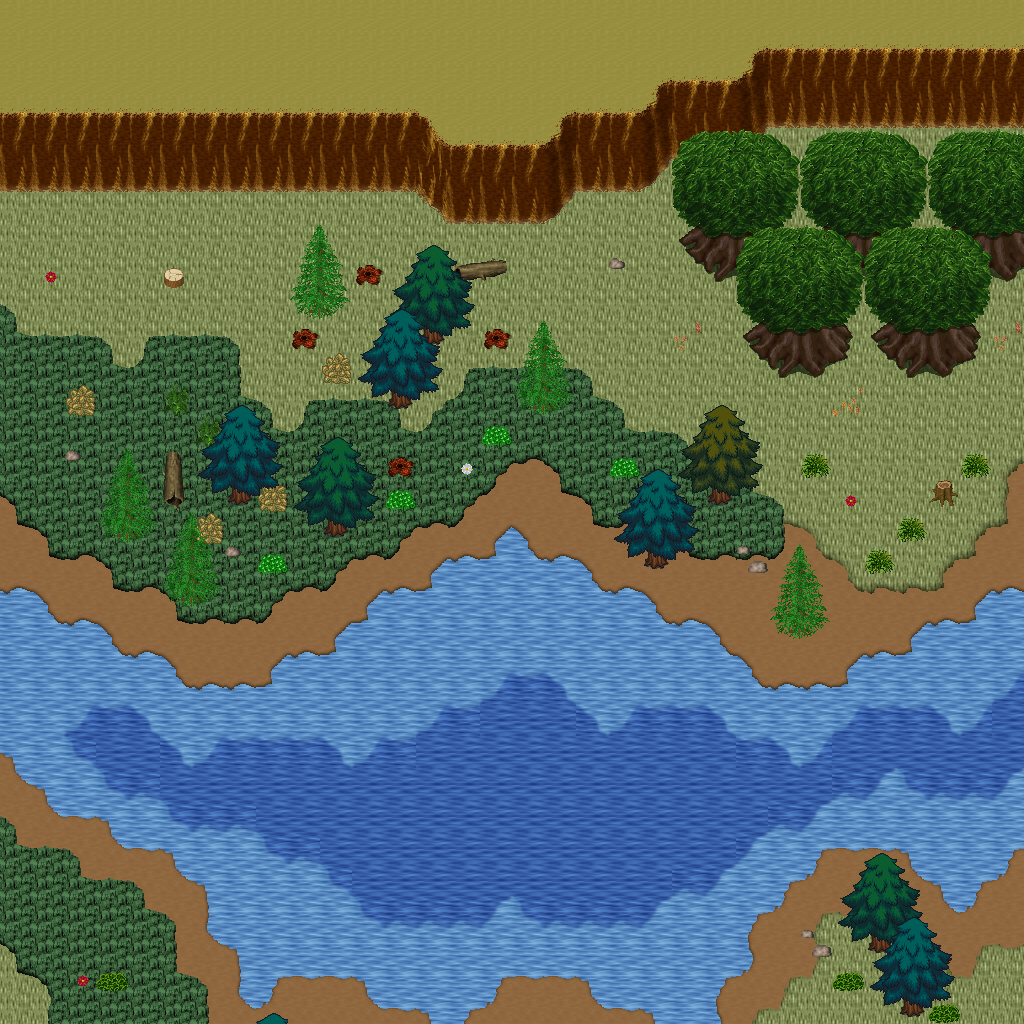

Rendered tile map (Tiled .tmx) drawn with the repository's tilesets; below, a short description and the map source with its tile grids summarised:
An orthogonal 32x32 tile map with 32x32 px tiles, 5 tile layers (Ground, Objects, Objects2, Above, ...), 1 hidden layer not drawn, 48 tilesets.

<map version="1.10" tiledversion="1.11.0" orientation="orthogonal" renderorder="right-down" width="32" height="32" tilewidth="32" tileheight="32" infinite="0" nextlayerid="11" nextobjectid="1">
 <tileset firstgid="1" name="ground_ground" tilewidth="32" tileheight="32" tilecount="33" columns="3">
  <image source="../drawable/ground_ground.png" width="96" height="352" />
 </tileset>
 <tileset firstgid="34" name="ground_ground_2" tilewidth="32" tileheight="32" tilecount="4" columns="4">
  <image source="../drawable/ground_ground_2.png" width="128" height="32" />
 </tileset>
 <tileset firstgid="38" name="ground_ridge_earth_dark" tilewidth="32" tileheight="32" tilecount="96" columns="12">
  <image source="../drawable/ground_ridge_earth_dark.png" width="384" height="256" />
 </tileset>
 <tileset firstgid="134" name="plant_grasses" tilewidth="32" tileheight="32" tilecount="6" columns="3">
  <image source="../drawable/plant_grasses.png" width="96" height="64" />
 </tileset>
 <tileset firstgid="140" name="plant_bush_bushes" tilewidth="32" tileheight="32" tilecount="10" columns="5">
  <image source="../drawable/plant_bush_bushes.png" width="160" height="64" />
 </tileset>
 <tileset firstgid="150" name="plant_flower_daisy_white" tilewidth="32" tileheight="32" tilecount="8" columns="2">
  <image source="../drawable/plant_flower_daisy_white.png" width="64" height="128" />
 </tileset>
 <tileset firstgid="158" name="building_fence_fence_chunky" tilewidth="32" tileheight="32" tilecount="21" columns="3">
  <image source="../drawable/building_fence_fence_chunky.png" width="96" height="224" />
 </tileset>
 <tileset firstgid="179" name="ground_rock_rocks_2" tilewidth="32" tileheight="32" tilecount="4" columns="2">
  <image source="../drawable/ground_rock_rocks_2.png" width="64" height="64" />
 </tileset>
 <tileset firstgid="183" name="building_roof_green" tilewidth="32" tileheight="32" tilecount="20" columns="5">
  <image source="../drawable/building_roof_green.png" width="160" height="128" />
 </tileset>
 <tileset firstgid="203" name="building_wall_wall_brown" tilewidth="32" tileheight="32" tilecount="12" columns="3">
  <image source="../drawable/building_wall_wall_brown.png" width="96" height="128" />
 </tileset>
 <tileset firstgid="215" name="plant_flower_daisy_red" tilewidth="32" tileheight="32" tilecount="8" columns="2">
  <image source="../drawable/plant_flower_daisy_red.png" width="64" height="128" />
 </tileset>
 <tileset firstgid="223" name="item_corpse_huge_animal" tilewidth="32" tileheight="32" tilecount="16" columns="2">
  <image source="../drawable/item_corpse_huge_animal.png" width="64" height="256" />
 </tileset>
 <tileset firstgid="239" name="plant_stump_rectangular" tilewidth="32" tileheight="32" tilecount="4" columns="2">
  <image source="../drawable/plant_stump_rectangular.png" width="64" height="64" />
 </tileset>
 <tileset firstgid="243" name="ground_rock_pebbles" tilewidth="32" tileheight="32" tilecount="3" columns="1">
  <image source="../drawable/ground_rock_pebbles.png" width="32" height="96" />
 </tileset>
 <tileset firstgid="246" name="plant_tree_tree_green" tilewidth="32" tileheight="32" tilecount="88" columns="8">
  <image source="../drawable/plant_tree_tree_green.png" width="256" height="352" />
 </tileset>
 <tileset firstgid="334" name="item_pot_dark_barrel" tilewidth="32" tileheight="32" tilecount="2" columns="1">
  <image source="../drawable/item_pot_dark_barrel.png" width="32" height="64" />
 </tileset>
 <tileset firstgid="336" name="plant_leaves" tilewidth="32" tileheight="32" tilecount="8" columns="4">
  <image source="../drawable/plant_leaves.png" width="128" height="64" />
 </tileset>
 <tileset firstgid="344" name="item_statue_cross" tilewidth="32" tileheight="32" tilecount="1" columns="1">
  <image source="../drawable/item_statue_cross.png" width="32" height="32" />
 </tileset>
 <tileset firstgid="345" name="ground_ladder_vertical_dark" tilewidth="32" tileheight="32" tilecount="3" columns="3">
  <image source="../drawable/ground_ladder_vertical_dark.png" width="96" height="32" />
 </tileset>
 <tileset firstgid="348" name="furniture_light_dark_torch" tilewidth="32" tileheight="32" tilecount="8" columns="2">
  <image source="../drawable/furniture_light_dark_torch.png" width="64" height="128" />
 </tileset>
 <tileset firstgid="356" name="building_door_door_n" tilewidth="32" tileheight="32" tilecount="6" columns="3">
  <image source="../drawable/building_door_door_n.png" width="96" height="64" />
 </tileset>
 <tileset firstgid="362" name="building_window_window_long" tilewidth="32" tileheight="32" tilecount="3" columns="3">
  <image source="../drawable/building_window_window_long.png" width="96" height="32" />
 </tileset>
 <tileset firstgid="365" name="building_roof_yellow" tilewidth="32" tileheight="32" tilecount="20" columns="5">
  <image source="../drawable/building_roof_yellow.png" width="160" height="128" />
 </tileset>
 <tileset firstgid="385" name="plant_vine" tilewidth="32" tileheight="32" tilecount="3" columns="1">
  <image source="../drawable/plant_vine.png" width="32" height="96" />
 </tileset>
 <tileset firstgid="388" name="logic_portal" tilewidth="32" tileheight="32" tilecount="24" columns="8">
  <image source="../drawable/logic_portal.png" width="256" height="96" />
 </tileset>
 <tileset firstgid="412" name="logic_collision" tilewidth="32" tileheight="32" tilecount="1" columns="1">
  <image source="../drawable/logic_collision.png" width="32" height="32" />
 </tileset>
 <tileset firstgid="413" name="logic_protection" tilewidth="32" tileheight="32" tilecount="2" columns="2">
  <image source="../drawable/logic_protection.png" width="64" height="32" />
 </tileset>
 <tileset firstgid="415" name="ground_green_paving" tilewidth="32" tileheight="32" tilecount="18" columns="3">
  <image source="../drawable/ground_green_paving.png" width="96" height="192" />
 </tileset>
 <tileset firstgid="433" name="ground_grass_2" tilewidth="32" tileheight="32" tilecount="21" columns="3">
  <image source="../drawable/ground_grass_2.png" width="96" height="224" />
 </tileset>
 <tileset firstgid="454" name="ground_earth_edges" tilewidth="32" tileheight="32" tilecount="18" columns="6">
  <image source="../drawable/ground_earth_edges.png" width="192" height="96" />
 </tileset>
 <tileset firstgid="472" name="ground_grass_corners" tilewidth="32" tileheight="32" tilecount="24" columns="6">
  <image source="../drawable/ground_grass_corners.png" width="192" height="128" />
 </tileset>
 <tileset firstgid="496" name="ground_earth_edges_yellowgreen" tilewidth="32" tileheight="32" tilecount="15" columns="5">
  <image source="../drawable/ground_earth_edges_yellowgreen.png" width="160" height="96" />
 </tileset>
 <tileset firstgid="511" name="ground_water_pool" tilewidth="32" tileheight="32" tilecount="72" columns="3">
  <image source="../drawable/ground_water_pool.png" width="96" height="768" />
 </tileset>
 <tileset firstgid="583" name="building_house_pink_blue" tilewidth="32" tileheight="32" tilecount="99" columns="11">
  <image source="../drawable/building_house_pink_blue.png" width="352" height="288" />
 </tileset>
 <tileset firstgid="682" name="plant_flower_foxgloves" tilewidth="32" tileheight="32" tilecount="4" columns="2">
  <image source="../drawable/plant_flower_foxgloves.png" width="64" height="64" />
 </tileset>
 <tileset firstgid="686" name="plant_tree_evergreen" tilewidth="32" tileheight="32" tilecount="36" columns="3">
  <image source="../drawable/plant_tree_evergreen.png" width="96" height="384" />
 </tileset>
 <tileset firstgid="722" name="plant_tree_spruce" tilewidth="32" tileheight="32" tilecount="6" columns="2">
  <image source="../drawable/plant_tree_spruce.png" width="64" height="96" />
 </tileset>
 <tileset firstgid="728" name="plant_bush_large_green" tilewidth="32" tileheight="32" tilecount="9" columns="3">
  <image source="../drawable/plant_bush_large_green.png" width="96" height="96" />
 </tileset>
 <tileset firstgid="737" name="plant_stump_hollow_logs" tilewidth="32" tileheight="32" tilecount="6" columns="3">
  <image source="../drawable/plant_stump_hollow_logs.png" width="96" height="64" />
 </tileset>
 <tileset firstgid="743" name="plant_stump_small_stump" tilewidth="32" tileheight="32" tilecount="4" columns="2">
  <image source="../drawable/plant_stump_small_stump.png" width="64" height="64" />
 </tileset>
 <tileset firstgid="747" name="plant_bush_bush_pinks" tilewidth="32" tileheight="32" tilecount="4" columns="2">
  <image source="../drawable/plant_bush_bush_pinks.png" width="64" height="64" />
 </tileset>
 <tileset firstgid="751" name="building_outhouse" tilewidth="32" tileheight="32" tilecount="12" columns="3">
  <image source="../drawable/building_outhouse.png" width="96" height="128" />
 </tileset>
 <tileset firstgid="763" name="item_pot_wooden_bins" tilewidth="32" tileheight="32" tilecount="4" columns="2">
  <image source="../drawable/item_pot_wooden_bins.png" width="64" height="64" />
 </tileset>
 <tileset firstgid="767" name="ground_dry_grass" tilewidth="32" tileheight="32" tilecount="54" columns="9">
  <image source="../drawable/ground_dry_grass.png" width="288" height="192" />
 </tileset>
 <tileset firstgid="821" name="ground_grass_edges" tilewidth="32" tileheight="32" tilecount="36" columns="12">
  <image source="../drawable/ground_grass_edges.png" width="384" height="96" />
 </tileset>
 <tileset firstgid="857" name="light_light_1x1" tilewidth="32" tileheight="32" tilecount="3" columns="3">
  <image source="../drawable/light_light_1x1.png" width="96" height="32" />
 </tileset>
 <tileset firstgid="860" name="building_huts" tilewidth="32" tileheight="32" tilecount="338" columns="26">
  <image source="../drawable/building_huts.png" width="832" height="416" />
 </tileset>
 <tileset firstgid="1198" name="light_door_light" tilewidth="32" tileheight="32" tilecount="12" columns="3">
  <image source="../drawable/light_door_light.png" width="96" height="128" />
 </tileset>
 <layer id="1" name="Ground" width="32" height="32">
  <data>[1024 cells, 1024 non-empty, 12 distinct tile ids]</data>
 </layer>
 <layer id="2" name="Objects" width="32" height="32">
  <data>[1024 cells, 402 non-empty, 76 distinct tile ids]</data>
 </layer>
 <layer id="3" name="Objects2" width="32" height="32">
  <data>[1024 cells, 6 non-empty, 5 distinct tile ids]</data>
 </layer>
 <layer id="4" name="Above" width="32" height="32">
  <data>[1024 cells, 88 non-empty, 30 distinct tile ids]</data>
 </layer>
 <layer id="5" name="Above2" width="32" height="32">
  <data>[1024 cells, 76 non-empty, 17 distinct tile ids]</data>
 </layer>
 <layer id="6" name="Walkable" width="32" height="32" visible="0">
  <data>[1024 cells, 378 non-empty, 1 distinct tile ids]</data>
 </layer>
 <objectgroup id="7" name="Mapevents" />
 <objectgroup id="8" name="Spawn" />
 <objectgroup id="9" name="Keys" />
 <objectgroup id="10" name="Replace" />
</map>
